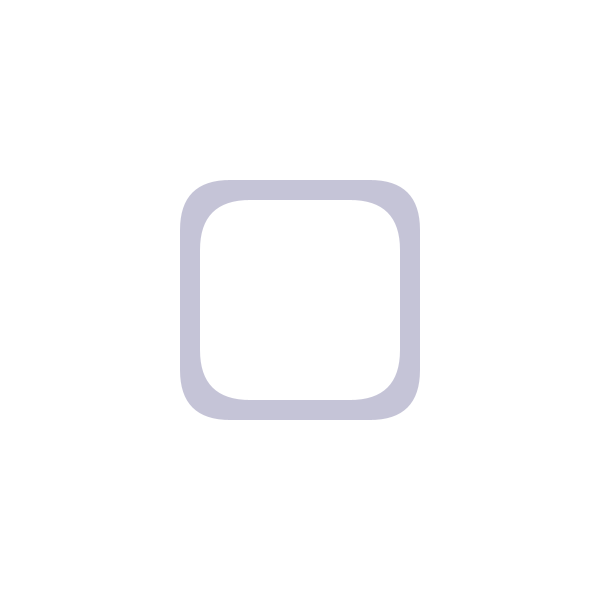
Frame 1 (no input)
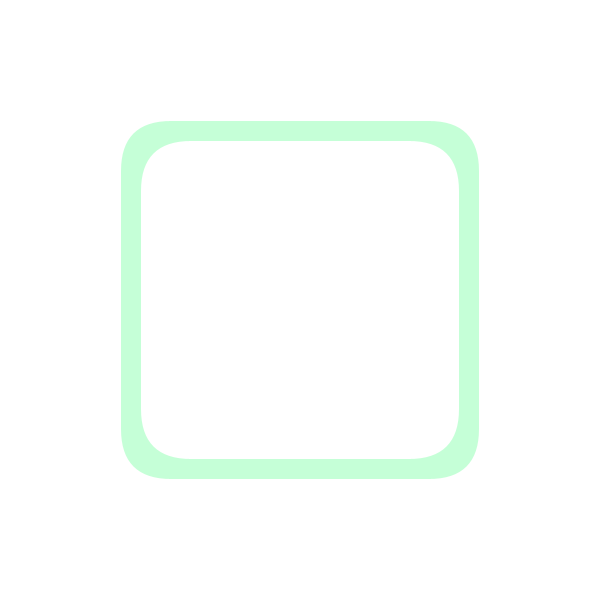
Frame 60 (the mouse pressed at the canvas centre just before this capture)
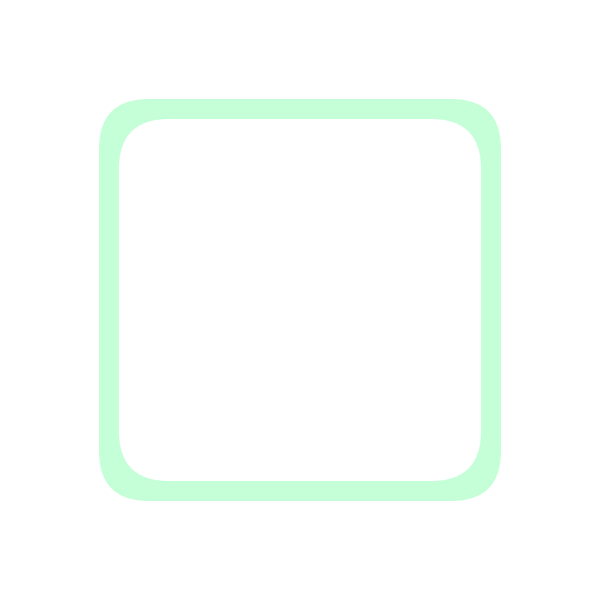
Frame 120 (the mouse held since frame 60 and released just before this capture)

The Processing sketch that drew these frames (run headless with seeded random() and noise(); from frame 60 on, the mouse is pressed at the canvas centre):

// Processing sketch: Ding_181107
// ── Ding_181107.pde
int Psmallx = 200;
int Psmally = 200;
int Pbigx = 180;
int Pbigy = 180;
int Lbig = 240;
int Lsmall = 200;
int a = -1;
int b = 2;
int speedX = 0;
int speedY = 0;
float R = 0.0;
int Scolor = 1;

void setup() {
  size(600, 600); // set the size of the window
  background(255); // set the color of the background
}

void draw() {
  noStroke();
  background(255);

  displayRectangles();
  resizeRectangles();
  checkEdges();
  moveRectangles();
}

void keyPressed() {
  if (key == CODED) {
    if (keyCode == RIGHT) {
      speedX = 5;
      speedY = 0;
    } else if (keyCode == LEFT) {
      speedX = -5;
      speedY = 0;
    } else if (keyCode == UP) {
      speedY = -5;
      speedX = 0;
    } else if (keyCode == DOWN) {
      speedY = 5;
      speedX = 0;
    }
  }
}

// draw the basic two rectangles
void displayRectangles() {
  float R = map(Lbig, 240, 400, 0, 360);
  fill(HSB, R, 80, 59);
  rect(Pbigx, Pbigy, Lbig, Lbig, 50);

  fill(255);
  rect(Psmallx, Psmally, Lsmall, Lsmall, 50);
}

void resizeRectangles() {
  Pbigx = Pbigx + a;
  Pbigy = Pbigy + a;
  Psmallx = Psmallx + a;
  Psmally = Psmally + a;

  Lbig = Lbig + b;
  Lsmall = Lsmall + b;

  if (Lsmall >= 400 || Lsmall <= 200 ) {
    a = -a;
    b = -b;
  }
}

void checkEdges() {
  if ( (Pbigx +Lbig) >= width ) {
    speedX = -5;
  } else if (Pbigx<0) {
    speedX = 5;
  }

  if ((Pbigy+ Lbig) >= height) {
    speedY = -5;
  } else if (Pbigy<0) {
    speedY = 5;
  }
}

void moveRectangles() {
  Pbigx    += speedX;
  Psmallx  += speedX;
  Pbigy    += speedY;
  Psmally  += speedY;
}
